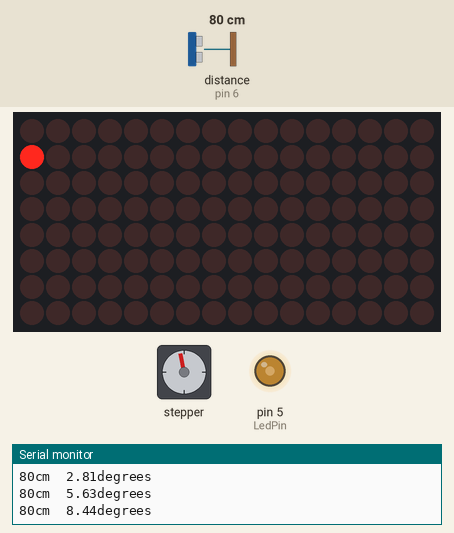
This sketch was run on a simulated Arduino Uno, built with avr-gcc and run on an emulated ATmega328P. Shown: 16×8 LED matrix, stepper motor, output pins drawn as LEDs (lit = HIGH), the last lines printed to the serial monitor. Wiring (inferred from the names in the program): ultrasonic range finder: trigger pin 7; echo pin 6. The inputs (shaded band) are chosen by the test bench; at power-on: distance to the obstacle (sensor on pin 6) 80 cm. The echo pulse lasts 58.3 µs per cm; stepper angles assume 2048 steps per turn; pins used as bus, display or sensor lines are not drawn.

Above: at 1.77 s.
2.0 s: distance to the obstacle (sensor on pin 6) set to 120 cm
At 2.99 s:
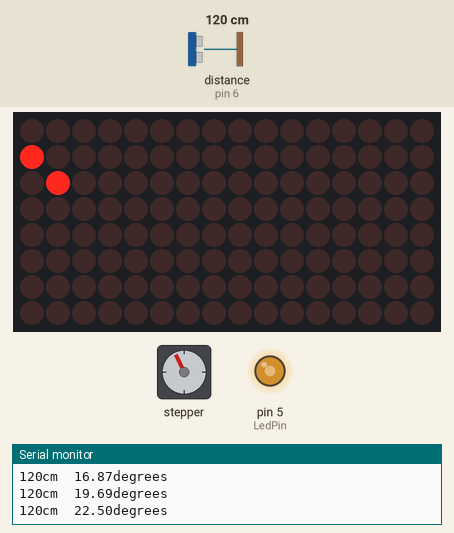
3.6 s: distance to the obstacle (sensor on pin 6) set to 35 cm
At 4.02 s:
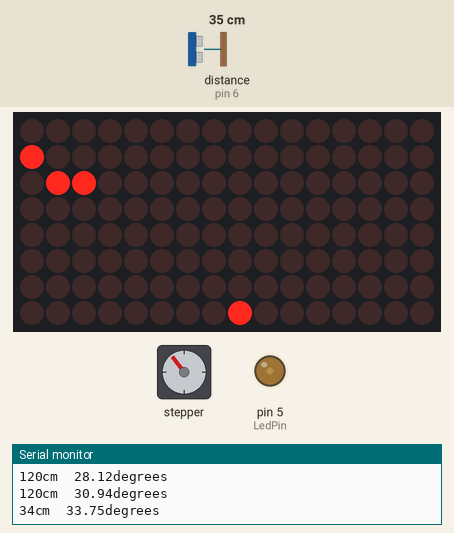
5.5 s: distance to the obstacle (sensor on pin 6) set to 46 cm
At 5.91 s:
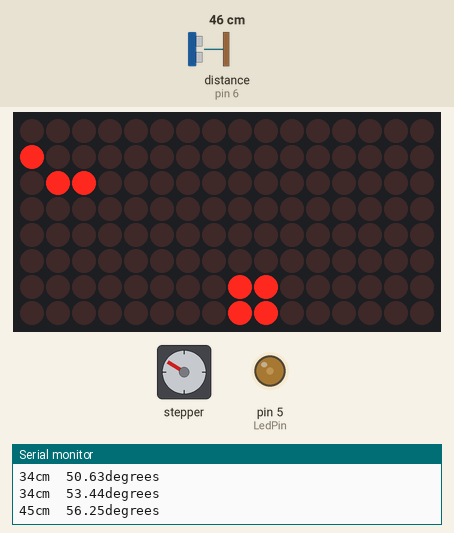
7.4 s: distance to the obstacle (sensor on pin 6) set to 60 cm
At 7.63 s:
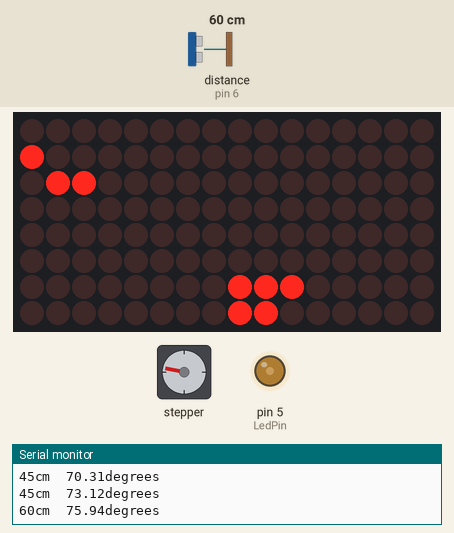
9.1 s: distance to the obstacle (sensor on pin 6) set to 2 cm
At 9.53 s:
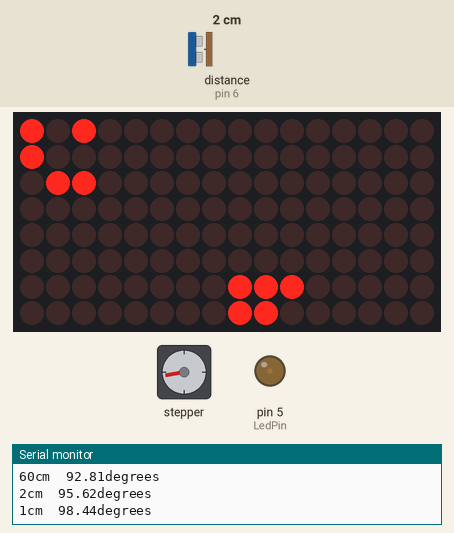
10.8 s: distance to the obstacle (sensor on pin 6) set to 67 cm
At 10.99 s:
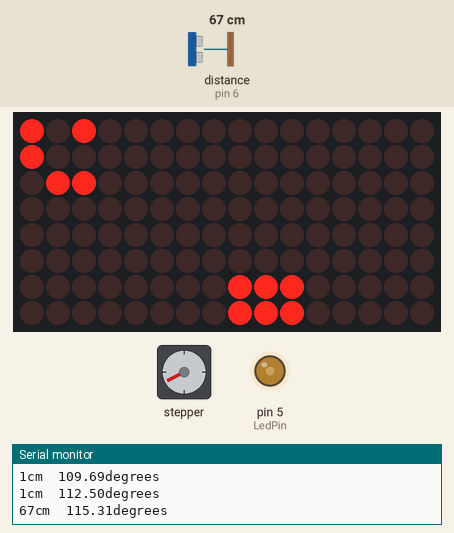
Timing chart, 0 to 16.2 s (numbered marks = the images above; inputs shaded):
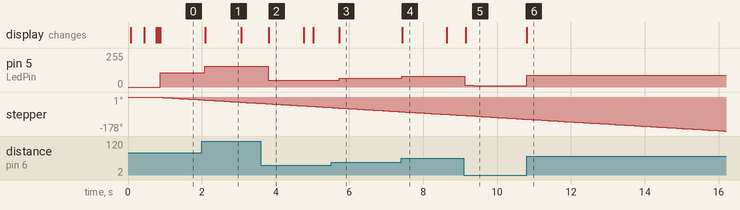

Measured:
- the behaviour switches between 45 and 46 cm on distance to the obstacle (sensor on pin 6) (found by bisection; images 2 and 3)
- after the input at 2.0 s, pin 5 (LedPin): 106/255 → 154/255 after 0.09 s; the display: changes after 0.09 s (image 1)
- after the input at 3.6 s, pin 5 (LedPin): 154/255 → 50/255 after 0.20 s; the display: changes after 0.21 s (image 2)
- after the input at 5.5 s, pin 5 (LedPin): 50/255 → 64/255 after 0.22 s, → 65/255 0.73 s later, → 64/255 0.48 s later; the display: changes after 0.23 s (image 3)
- after the input at 7.4 s, the display: changes at once (image 4)
- after the input at 9.1 s, pin 5 (LedPin): 82/255 → 12/255 at once, → 11/255 0.24 s later; the display: changes after 0.05 s (image 5)
- after the input at 10.8 s, pin 5 (LedPin): 11/255 → 90/255 at once; the display: changes at once (image 6)

The sketch:

radarCulminating.ino
```cpp
#include <Stepper.h>
#include "LedControl.h"

const int DIN = 4; // Led 8x8 Matrix Pins
const int CLK = 3;
const int CS = 2;
const int numOfDisplays = 2; // Number of Displays

LedControl lc = LedControl(DIN, CLK, CS, numOfDisplays); // Initialize LC object

const int pingPin = 7;       // Trigger Pin of Ultrasonic Sensor
const int echoPin = 6;       // Echo Pin of Ultrasonic Sensor
const float degree = 2.8125; // Degree per step of motor
long duration, cm;           // Ultrasonic sensor variables

const double stepsPerRevolution = 2048;              // Number of steps for one full revolution
Stepper myStepper(stepsPerRevolution, 8, 10, 9, 11); // Pin inversion to make the library work

const int LedPin = 5; // Led Pin(Analog)

// 2D arrays to hold positions of the radar animation
int radarScreen[8][15] = {
    {0, 0, 0, 0, 0, 0, 0, 0, 0, 0, 0, 0, 0, 0, 0},
    {0, 0, 0, 0, 0, 0, 0, 0, 0, 0, 0, 0, 0, 0, 0},
    {0, 0, 0, 0, 0, 0, 0, 0, 0, 0, 0, 0, 0, 0, 0},
    {0, 0, 0, 0, 0, 0, 0, 0, 0, 0, 0, 0, 0, 0, 0},
    {0, 0, 0, 0, 0, 0, 0, 0, 0, 0, 0, 0, 0, 0, 0},
    {0, 0, 0, 0, 0, 0, 0, 0, 0, 0, 0, 0, 0, 0, 0},
    {0, 0, 0, 0, 0, 0, 0, 0, 0, 0, 0, 0, 0, 0, 0},
    {0, 0, 0, 0, 0, 0, 0, 0, 0, 0, 0, 0, 0, 0, 0},
};

// 2D arrays to hold positions of the radar detection
int detection[8][15] = {
    {0, 0, 0, 0, 0, 0, 0, 0, 0, 0, 0, 0, 0, 0, 0},
    {0, 0, 0, 0, 0, 0, 0, 0, 0, 0, 0, 0, 0, 0, 0},
    {0, 0, 0, 0, 0, 0, 0, 0, 0, 0, 0, 0, 0, 0, 0},
    {0, 0, 0, 0, 0, 0, 0, 0, 0, 0, 0, 0, 0, 0, 0},
    {0, 0, 0, 0, 0, 0, 0, 0, 0, 0, 0, 0, 0, 0, 0},
    {0, 0, 0, 0, 0, 0, 0, 0, 0, 0, 0, 0, 0, 0, 0},
    {0, 0, 0, 0, 0, 0, 0, 0, 0, 0, 0, 0, 0, 0, 0},
    {0, 0, 0, 0, 0, 0, 0, 0, 0, 0, 0, 0, 0, 0, 0},
};

void setup()
{
  //LCD setup
  Serial.begin(9600);
  lc.shutdown(0, false); // Starts the matrices
  lc.shutdown(1, false);
  lc.setIntensity(0, 1); // Set Matrix Brightness
  lc.setIntensity(1, 1);
  lc.clearDisplay(0); // Clears the display once setup is done
  lc.clearDisplay(1);

  // Motor + Sensor
  myStepper.setSpeed(2);    // Set speed to 2 steps per "step"
  pinMode(pingPin, OUTPUT); // Ultrasonic Sensor pins
  pinMode(echoPin, INPUT);

  pinMode(LedPin, OUTPUT);
}

void loop()
{
  // Scan 1 animation
  for (int x = 0; x <= 15; x++)
  {
    // Draws a line from left to right(180 degrees to 0)
    drawRadar(200, x * 12);
    draw(radarScreen);
    delay(15);
    clearScreen(radarScreen);
    draw(radarScreen);
  }
  // Scan 1
  for (int x = 0; x <= 64; x++)
  {
    // Turn the stepper motor 64 times, scanning each time
    digitalWrite(pingPin, LOW);
    delayMicroseconds(2);
    digitalWrite(pingPin, HIGH);
    delayMicroseconds(10);
    digitalWrite(pingPin, LOW);
    duration = pulseIn(echoPin, HIGH);
    cm = microsecondsToCentimeters(duration);
    float angle = degree * x;
    if (cm <= 200)
    {
      // If the distance is less than 200cm, send the distance and angle to drawdistance()
      analogWrite(LedPin, 10 + cm * 1.2); // Led brightness based on how far objects are until 200cm
      Serial.print(cm);
      Serial.print("cm  ");
      Serial.print(angle);
      Serial.print("degrees");
      Serial.println();
      drawDistance(cm, angle);
    }
    else if (cm > 200)
    {
      // If over 200, print out of range and continue with the loop
      digitalWrite(LedPin, LOW);
      Serial.println("OUT OF RANGE");
    }
    draw(detection);                              // Update the screen with new points
    myStepper.step(-stepsPerRevolution / 64 / 2); // Move the motor halfway with 64 increments
  }
  clearScreen(detection); // Clears the screen

  // Scan 2 animation
  for (int x = 15; x >= 0; x--)
  {
    //draws a line from left to right(0 degrees to 180)
    drawRadar(200, x * 12);
    draw(radarScreen);
    delay(15);
    clearScreen(radarScreen);
    draw(radarScreen);
  }

  // Scan 2
  for (int x = 64; x >= 0; x--)
  {
    // Turn the stepper motor 64 times, scanning each time
    digitalWrite(pingPin, LOW);
    delayMicroseconds(2);
    digitalWrite(pingPin, HIGH);
    delayMicroseconds(10);
    digitalWrite(pingPin, LOW);
    duration = pulseIn(echoPin, HIGH);
    cm = microsecondsToCentimeters(duration);
    int angle = degree * x;
    if (cm <= 200)
    {
      // If the distance is less than 200cm, send the distance and angle to drawDistance()
      analogWrite(LedPin, 10 + cm * 1.2); // Led brightness based on how far objects are until 200cm
      Serial.print(cm);
      Serial.print("cm  ");
      Serial.print(angle);
      Serial.print("degrees");
      Serial.println();
      drawDistance(cm, angle);
    }
    else if (cm > 200)
    {
      // If over 200, print out of range and continue with the loop
      digitalWrite(LedPin, LOW);
      Serial.println("OUT OF RANGE");
    }
    draw(detection);                              // Update the screen with new points
    myStepper.step(+stepsPerRevolution / 64 / 2); // Move the motor halfway with 64 increments
  }
  clearScreen(detection);
}

// Using trig and the distance and angle, we can map the Line of Sight from the US sensor
// This draws the initial animation at the beginning
void drawRadar(int dist, float angle)
{
  float adjacent = dist * cos(angle * 1000 / 57296);
  int ledDist = abs(adjacent / 25);
  if (ledDist == 0)
  {
    for (int vert = 0; vert < dist / 25; vert++)
    {
      addToScreen(0, vert, true, angle, radarScreen);
    }
  }
  for (int x = 0; x < ledDist; x++)
  {
    for (int check = 0; check < 10; check++)
    {
      float mapVal = ((x * 25) + (check * 2.5)) * (tan(angle * 1000 / 57296));
      int ledVal = map(mapVal, 0, 200, 0, 8);
      addToScreen(x, abs(ledVal), true, angle, radarScreen);
    }
  }
  if (angle == 180)
  {
    radarScreen[7][0] = 1;
  }
}

// Similar to drawRadar() but only adds one point(furthest detected) instead of a line from center or zero
void drawDistance(int dist, float angle)
{
  float adjacent = dist * cos(angle * 1000 / 57296);
  int ledX = abs(adjacent / 25);
  if (ledX == 0)
  {
    addToScreen(0, (dist / 25) - 1, true, angle, detection);
  }
  float mapVal = (adjacent) * (tan(angle * 1000 / 57296));
  int ledVal = map(mapVal, 0, 200, 0, 8);
  addToScreen(ledX - 1, abs(ledVal), true, angle, detection);
  if (angle == 180)
  {
    addToScreen(ledX, 0, true, angle, detection);
  }
}

// Takes in an x,y value and adds it to the 2d array according to true or false it turns it on/off(1/0)
void addToScreen(int x, int y, boolean state, float angle, int screen[8][15])
{
  int newX = 0;
  if (angle < 90)
  {
    newX = x + 7;
  }
  else
  {
    newX = abs(x - 7);
  }
  if (state == true)
  {
    screen[abs(y - 7)][newX] = 1;
  }
  else
  {
    screen[abs(y - 7)][newX] = 0;
  }
}

// Iterates through any 2d array and sets all values to zero and then turns all pixels off
void clearScreen(int screen[8][15])
{
  for (int y = 0; y < 8; y++)
  {
    for (int x = 0; x < 15; x++)
    {
      screen[y][x] = 0;
      if (x < 8)
      {
        lc.setLed(1, x, abs(y - 7), false);
      }
      else
      {
        lc.setLed(0, x - 8, abs(y - 7), false);
      }
    }
  }
}

// Iterate through the 2D array and turns on all Leds with 1 in the array on the matrix
void draw(int screen[8][15])
{
  for (int y = 0; y < 8; y++)
  {
    for (int x = 0; x < 15; x++)
    {
      if (screen[y][x] == 1)
      {
        if (x < 8)
        {
          lc.setLed(1, x, abs(y - 7), true);
        }
        else
        {
          lc.setLed(0, x - 8, abs(y - 7), true);
        }
      }
    }
  }
}

// Simple conversion from microSeconds to cm
long microsecondsToCentimeters(long microseconds)
{
  return microseconds / 29 / 2;
}
```
